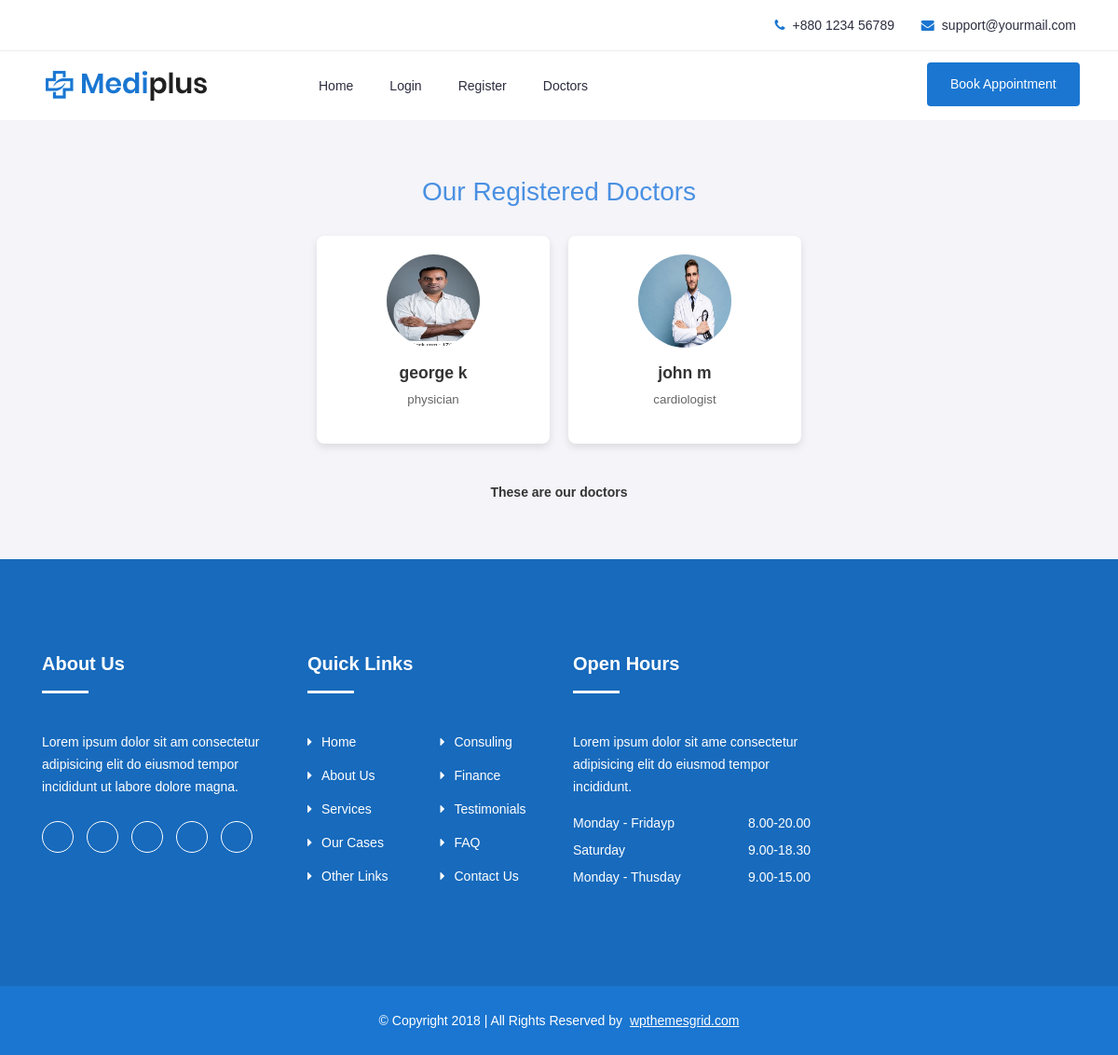
The app's page /doctors/ with its own data.
### appointments/models.py (models this page shows, shortened)
class Doctor(models.Model):
    user = models.OneToOneField(User, on_delete=models.CASCADE)
    profile_pic = models.FileField(upload_to='doctor_profile/', null=True, blank=True)
    phone_number = models.CharField(max_length=250)
    address = models.TextField(blank=True, null=True)
    specialization = models.CharField(max_length=250)

### appointments/views.py (the view)
# urls.py: path('doctors/', views.doctors_list, name='doctors_list'),
def doctors_list(request):
    doctors = Doctor.objects.all()  # Fetch all registered doctors
    return render(request, 'doctors.html', {'doctors': doctors, 'page':'doctors'})

### templates/doctors.html (shortened to what this page needs)
{% extends 'base.html' %}
{% load static %}
{% block content %}
<div class="containers">
    <h2 class="title">Our Registered Doctors</h2>
    <div class="doctor-cards">
        {% for doctor in doctors %}
            <div class="doctor-card">
                {% if doctor.profile_pic %}
                    <img src="{{ doctor.profile_pic.url }}" alt="Doctor Image">
                {% endif %}
                <div class="doctor-name">{{ doctor.user.first_name }} {{ doctor.user.last_name }}</div>
                <div class="doctor-specialty">{{ doctor.specialization }}</div>
            </div>
        {% empty %}
            <p class="no-doctors">No doctors registered yet.</p>
        {% endfor %}
    </div>
    {% if request.user %}
    <a href="" class="register-link">These are our doctors</a>
    {% else %}
    <a href="{% url 'register_doctor' %}" class="register-link">Register as a Doctor</a>
    {% endif %}
</div>
{% endblock %}

### templates/base.html (shortened to what this page needs)
{% load static %}
<!doctype html>
<html class="no-js" lang="zxx">
    <head>
		<link rel="stylesheet" href="{% static '' %}css/bootstrap.min.css">
		<link rel="stylesheet" href="{% static '' %}css/nice-select.css">
        <link rel="stylesheet" href="{% static '' %}css/font-awesome.min.css">
        <link rel="stylesheet" href="{% static '' %}css/icofont.css">
		<link rel="stylesheet" href="{% static '' %}css/slicknav.min.css">
        <link rel="stylesheet" href="{% static '' %}css/owl-carousel.css">
		<link rel="stylesheet" href="{% static '' %}css/datepicker.css">
        <link rel="stylesheet" href="{% static '' %}css/animate.min.css">
        <link rel="stylesheet" href="{% static '' %}css/magnific-popup.css">
        <link rel="stylesheet" href="{% static '' %}css/normalize.css">
        <link rel="stylesheet" href="{% static '' %}css/style.css">
        <link rel="stylesheet" href="{% static '' %}css/responsive.css">
    </head>
    <body>
		<header class="header" >
			<div class="topbar">
				<div class="container">
					<div class="row">
						<div class="col-lg-6 col-md-5 col-12">
						</div>
						<div class="col-lg-6 col-md-7 col-12">
							<ul class="top-contact">
								<li><i class="fa fa-phone"></i>+880 1234 56789</li>
								<li><i class="fa fa-envelope"></i><a href="mailto:support@yourmail.com">support@yourmail.com</a></li>
							</ul>
						</div>
					</div>
				</div>
			</div>
			<div class="header-inner">
				<div class="container">
					<div class="inner">
						<div class="row">
							<div class="col-lg-3 col-md-3 col-12">
								<div class="logo">
									<a href="/"><img src="{% static '' %}img/logo.png" alt="#"></a>
								</div>
							</div>
							<div class="col-lg-7 col-md-9 col-12">
								<div class="main-menu">
									<nav class="navigation">
										<ul class="nav menu">
											{% if page == 'index' %}
											<li class="active"><a href="{% url 'index' %}">Home </a></li>
											{% else %}
											<li><a href="{% url 'index' %}">Home </a></li>
											{% endif %}
                                            {% if user.is_authenticated %}
												{% if user.is_staff %}
													{% if user.is_superuser %}
														{% if page == 'dashboard' %}
															<li class="active"><a href="{% url 'view_appointments' %}">Welcome, {{ user.username }}!</a></li>
														{% else %}
															<li><a href="{% url 'view_appointments' %}">Welcome, {{ user.username }}!</a></li>
														{% endif %}
													{% else %}
														{% if page == 'dashboard' %}
															<li class="active"><a href="{% url 'doctor_profile' %}">Welcome, {{ user.username }}!</a></li>
														{% else %}
															<li><a href="{% url 'doctor_profile' %}">Welcome, {{ user.username }}!</a></li>
														{% endif %}
														{% if page == 'dashboard' %}
															<li class="active"><a href="{% url 'doctor_dashboard' %}">Your Appointments</a></li>
														{% else %}
															<li><a href="{% url 'doctor_dashboard' %}">Your Appointments</a></li>
														{% endif %}
													{% endif %}
												{% else %}
                                                	<li><a href="{% url 'patient_profile' %}">Welcome, {{ user.username }}!</a></li>
                                                	<li><a href="{% url 'patient_dashboard' %}">Your Appointments</a></li>
												{% endif %}
                                                <li><a href="{% url 'logout' %}">Logout</a></li>
                                            {% else %}
                                                <li><a href="{% url 'login' %}">Login</a></li>
												<li><a href="{% url 'register_patient' %}">Register</a></li>
                                            {% endif %}
											<li><a href="{% url 'doctors_list' %}">Doctors </a></li>
										</ul>
									</nav>
								</div>
							</div>
							<div class="col-lg-2 col-12">
								<div class="get-quote">
									<a href="{% url 'book_appointment' %}" class="btn">Book Appointment</a>
								</div>
							</div>
						</div>
					</div>
				</div>
			</div>
		</header>
        {% block content %}
        {% endblock %}
		<footer id="footer" class="footer ">
			<div class="footer-top">
				<div class="container">
					<div class="row">
						<div class="col-lg-3 col-md-6 col-12">
							<div class="single-footer">
								<h2>About Us</h2>
								<p>Lorem ipsum dolor sit am consectetur adipisicing elit do eiusmod tempor incididunt ut labore dolore magna.</p>
								<ul class="social">
									<li><a href="#"><i class="icofont-facebook"></i></a></li>
									<li><a href="#"><i class="icofont-google-plus"></i></a></li>
									<li><a href="#"><i class="icofont-twitter"></i></a></li>
									<li><a href="#"><i class="icofont-vimeo"></i></a></li>
									<li><a href="#"><i class="icofont-pinterest"></i></a></li>
								</ul>
							</div>
						</div>
						<div class="col-lg-3 col-md-6 col-12">
							<div class="single-footer f-link">
								<h2>Quick Links</h2>
								<div class="row">
									<div class="col-lg-6 col-md-6 col-12">
										<ul>
											<li><a href="#"><i class="fa fa-caret-right" aria-hidden="true"></i>Home</a></li>
											<li><a href="#"><i class="fa fa-caret-right" aria-hidden="true"></i>About Us</a></li>
											<li><a href="#"><i class="fa fa-caret-right" aria-hidden="true"></i>Services</a></li>
											<li><a href="#"><i class="fa fa-caret-right" aria-hidden="true"></i>Our Cases</a></li>
											<li><a href="#"><i class="fa fa-caret-right" aria-hidden="true"></i>Other Links</a></li>
										</ul>
									</div>
									<div class="col-lg-6 col-md-6 col-12">
										<ul>
											<li><a href="#"><i class="fa fa-caret-right" aria-hidden="true"></i>Consuling</a></li>
											<li><a href="#"><i class="fa fa-caret-right" aria-hidden="true"></i>Finance</a></li>
											<li><a href="#"><i class="fa fa-caret-right" aria-hidden="true"></i>Testimonials</a></li>
											<li><a href="#"><i class="fa fa-caret-right" aria-hidden="true"></i>FAQ</a></li>
											<li><a href="#"><i class="fa fa-caret-right" aria-hidden="true"></i>Contact Us</a></li>
										</ul>
									</div>
								</div>
							</div>
						</div>
						<div class="col-lg-3 col-md-6 col-12">
							<div class="single-footer">
								<h2>Open Hours</h2>
								<p>Lorem ipsum dolor sit ame consectetur adipisicing elit do eiusmod tempor incididunt.</p>
								<ul class="time-sidual">
									<li class="day">Monday - Fridayp <span>8.00-20.00</span></li>
									<li class="day">Saturday <span>9.00-18.30</span></li>
									<li class="day">Monday - Thusday <span>9.00-15.00</span></li>
								</ul>
							</div>
						</div>
					</div>
				</div>
			</div>
			<div class="copyright">
				<div class="container">
					<div class="row">
						<div class="col-lg-12 col-md-12 col-12">
							<div class="copyright-content">
								<p>© Copyright 2018  |  All Rights Reserved by <a href="https://www.wpthemesgrid.com" target="_blank">wpthemesgrid.com</a> </p>
							</div>
						</div>
					</div>
				</div>
			</div>
		</footer>
    </body>
</html>

### templates/doctors.html (style rules this page uses)
body { font-family: Arial, sans-serif; background-color: #f4f4f9; color: #333; margin: 0; padding: 0; }
.containers { max-width: 1000px; margin: 40px auto; padding: 20px; }
.title { text-align: center; color: #4A90E2; font-size: 2em; margin-bottom: 30px; }
.doctor-cards { display: flex; flex-wrap: wrap; gap: 20px; justify-content: center; }
.doctor-card { background-color: #ffffff; width: 250px; border-radius: 8px; box-shadow: 0 4px 8px rgba(0, 0, 0, 0.1); padding: 20px; text-align: center; transition: transform 0.3s ease; }
.doctor-card img { width: 100px; height: 100px; border-radius: 50%; margin-bottom: 15px; }
.doctor-name { font-size: 1.25em; color: #333; font-weight: bold; margin-bottom: 5px; }
.doctor-specialty { font-size: 0.95em; color: #666; margin-bottom: 15px; }
.register-link { display: block; text-align: center; margin-top: 40px; font-size: 1em; color: #4A90E2; font-weight: bold; text-decoration: none; transition: color 0.3s; }

### records on screen
Doctor: profile_pic (picture), user.first_name "george", user.last_name "k", specialization "physician"
Doctor: profile_pic (picture), user.first_name "john", user.last_name "m", specialization "cardiologist"
